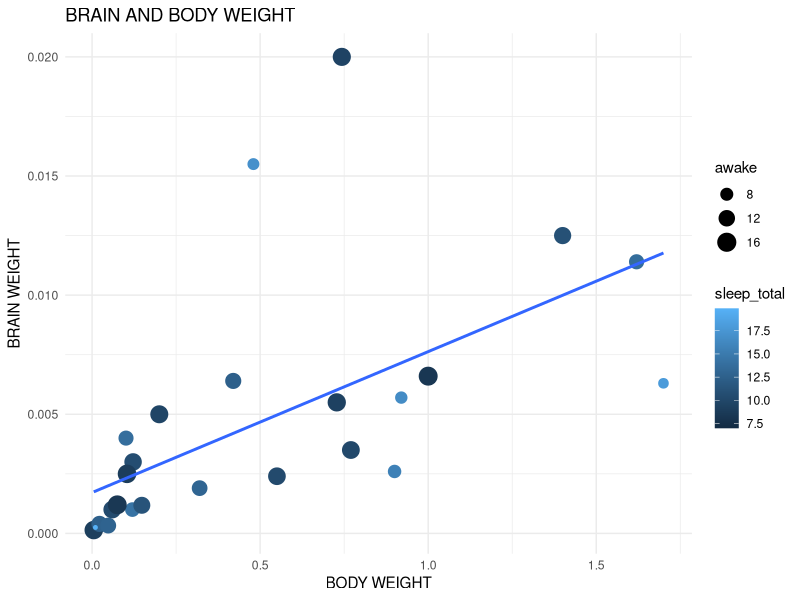
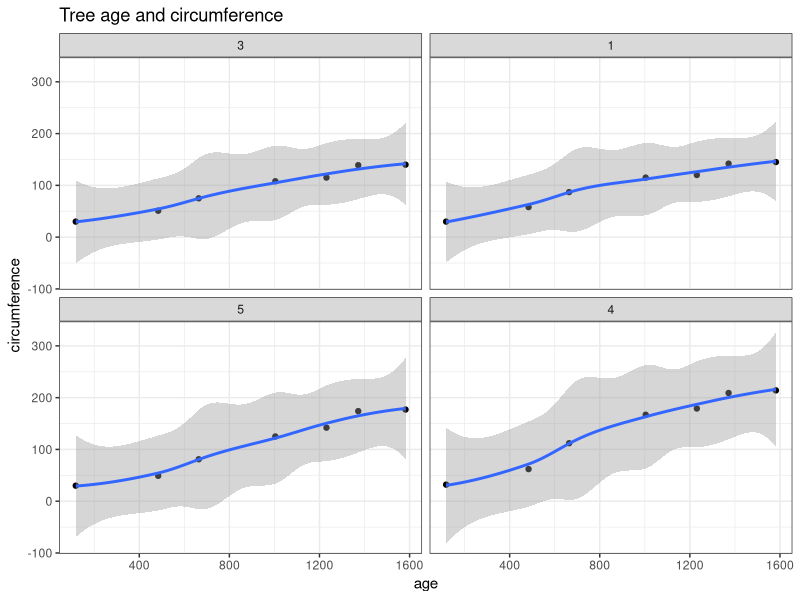
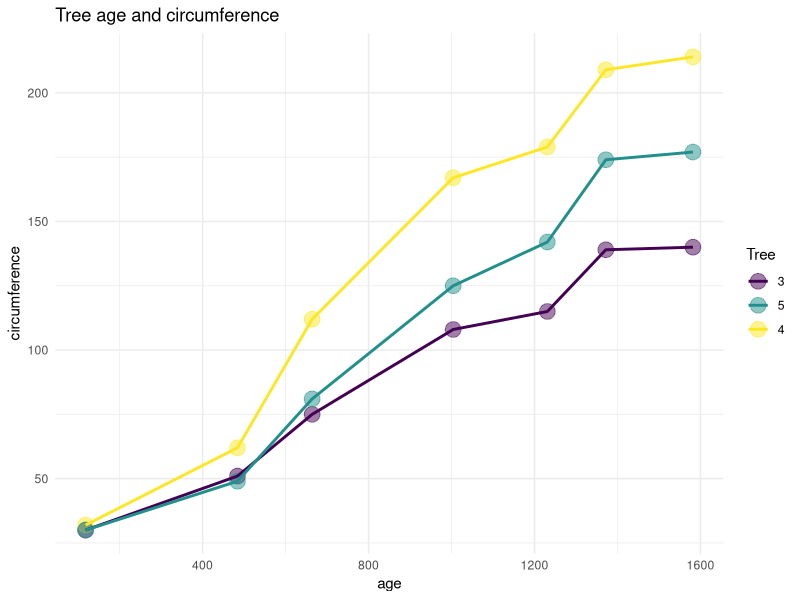

Write R code to recreate these figures, in order.
library(tidyverse)
View(msleep)

msleep %>% 
  filter(bodywt < 2) %>% 
  ggplot(aes(bodywt,brainwt))+
  geom_point(aes(color=sleep_total,size=awake))+
  geom_smooth(method = lm,se=F)+
  labs(x="BODY WEIGHT",title = "BRAIN AND BODY WEIGHT",y="BRAIN WEIGHT")+
  theme_minimal()

View(Orange)
Orange %>% 
  filter(Tree!="2") %>% 
  ggplot(aes(age,circumference))+
  geom_point()+
  geom_smooth()+
  facet_wrap(~Tree)+
  theme_bw()+
  labs(title = "Tree age and circumference")


Orange %>% 
  filter(Tree !="1" & Tree!="2") %>% 
  ggplot(aes(age,circumference,colour = Tree))+
  geom_point(size=5,alpha=0.5)+
  geom_line(size=1)+
  theme_minimal()+
  labs(title = "Tree age and circumference")
  